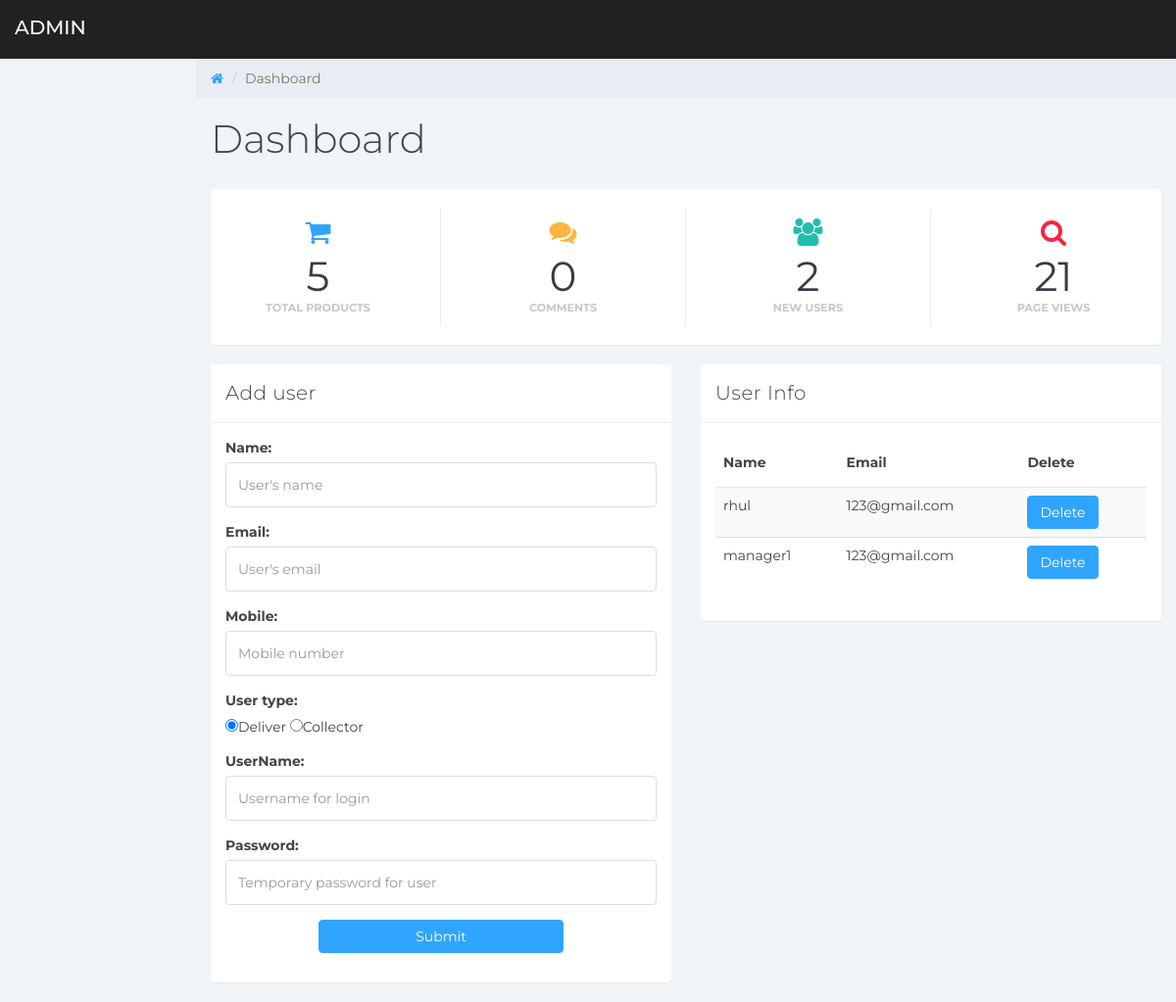
Page /devasom/devasom/employee/driver/users.php on the committed database.
### tables this page shows
CREATE TABLE IF NOT EXISTS `views` (
  `views` int(11) DEFAULT NULL
);

CREATE TABLE IF NOT EXISTS `employee` (
  `id` int(11) NOT NULL AUTO_INCREMENT,
  `name` text,
  `email` text,
  `mobile` text,
  `username` text,
  `password` text,
  `type` text,
  PRIMARY KEY (`id`)
);

### devasom/devasom/employee/driver/users.php (the view, shortened to what this page needs)
<!DOCTYPE html>
<html>
<head>
	<link href="css/bootstrap.min.css" rel="stylesheet">
	<link href="css/font-awesome.min.css" rel="stylesheet">
	<link href="css/datepicker3.css" rel="stylesheet">
	<link href="css/styles.css" rel="stylesheet">
</head>
<body>
	<nav class="navbar navbar-custom navbar-fixed-top" role="navigation">
		<div class="container-fluid">
			<div class="navbar-header">
				<a class="navbar-brand" href="#"><span></span>Admin</a>
			</div>
		</div>
	</nav>
	<div class="col-sm-9 col-sm-offset-3 col-lg-10 col-lg-offset-2 main">
		<div class="row">
			<ol class="breadcrumb">
				<li><a href="#">
					<em class="fa fa-home"></em>
				</a></li>
				<li class="active">Dashboard</li>
			</ol>
		</div>
		<div class="row">
			<div class="col-lg-12">
				<h1 class="page-header">Dashboard</h1>
			</div>
		</div>
		<div class="panel panel-container">
		<?php
			require('details.php');
		?>
		</div>
		<div class="row">
			<div class="col-md-6">
				<div class="panel panel-default">
					<div class="panel-heading">Add user</div>
						<div class="panel-body">
						<form action="adduser.php" method="POST">
							<div class="form-group">
								<label>Name:</label>
							<input type="text" class="form-control" placeholder="User's name" name="uname" required id="uname">
							</div>
							<div class="form-group">
								<label>Email:</label>
							<input type="email" class="form-control" placeholder="User's email" name="uemail" required id="uemail">
							</div>
							<div class="form-group">
								<label>Mobile:</label>
						<input type="text" class="form-control" placeholder="Mobile number" name="umobile" required id="umobile">
							</div>
								<div class="form-group">
								<label>User type:</label><br>
								<input type="radio" name="utype" value="deliver" checked="true">Deliver
								<input type="radio" name="utype" value="collector">Collector
							</div>
						<div class="form-group">
								<label>UserName:</label>
						<input type="text" class="form-control" placeholder="Username for login" name="uusername" required id="uusername">
							</div>
							<div class="form-group">
								<label>Password:</label>
						<input type="text" class="form-control" placeholder="Temporary password for user" name="upassword" required id="upassword">
							</div>
						<div class="form-group">
						<center>
							<input type="submit" class="btn btn-primary" value="Submit" style="width:250px;">
						</center>
						</div>
						</form>
						</div>
				</div>
			</div>
	<div class="col-md-6">
			<div class="panel panel-default">
				<div class="panel-heading">User Info</div>
					<div class="panel-body">
								 <table class="table table-striped">
  								  <thead>
     									 <tr>
    									    <th>Name</th>
       									 <th>Email</th>
       									 <th>Delete</th>
     									 </tr>
   							 </thead>
    							 <tbody>
    							 <?php
    							 		require('database.php');
    							 		$sql4 = "select * from employee";
    							 		$result4 = mysqli_query($conn, $sql4);
    							 		while($row4=mysqli_fetch_array($result4)) {
			    							 echo '<form method="POST" action="deleteuser.php">';
   							 				   echo '<tr>';
	    											   echo '<td>';echo $row4['name'];echo'</td>';
 								             	   echo '<td>';echo $row4['email'];echo'</td>';
      	                        		   echo '<td><button class="btn btn-primary" type="submit" value="';echo $row4['id'];
      	                        		   echo '"name="del"';echo $row4['id'];
      	                        		   echo '">Delete</button>';
      	                        		   echo '</td>';
                              		   echo '</tr>';
                              		   echo '</form>';
                          	    		  }
                          ?>
    						    </tbody>
  								 </table>
					</div>
			</div>
		</div>
	</div>
	</div>
</body>
</html>

### devasom/devasom/employee/driver/details.php
<?php require('database.php');
	$sql="select * from product;";
	$sql2="select views from views;";
	$sql3="select * from employee";
	$result = mysqli_query($conn, $sql);
	$result2 = mysqli_query($conn, $sql2);
	$result3 = mysqli_query($conn, $sql3);
	$row=mysqli_num_rows($result);
	$row2=mysqli_fetch_array($result2);
	$row3=mysqli_num_rows($result3);
?>
<div class="row">
			<div class="col-xs-6 col-md-3 col-lg-3 no-padding">
				<div class="panel panel-teal panel-widget border-right">
					<div class="row no-padding"><em class="fa fa-xl fa-shopping-cart color-blue"></em>
						<div class="large"><?php echo $row; ?></div>
						<div class="text-muted">Total products</div>
					</div>
				</div>
			</div>
			<div class="col-xs-6 col-md-3 col-lg-3 no-padding">
				<div class="panel panel-blue panel-widget border-right">
					<div class="row no-padding"><em class="fa fa-xl fa-comments color-orange"></em>
						<div class="large">0</div>
						<div class="text-muted">Comments</div>
					</div>
				</div>
			</div>
			<div class="col-xs-6 col-md-3 col-lg-3 no-padding">
				<div class="panel panel-orange panel-widget border-right">
					<div class="row no-padding"><em class="fa fa-xl fa-users color-teal"></em>
						<div class="large"><?php echo $row3;  ?></div>
						<div class="text-muted">New Users</div>
					</div>
				</div>
			</div>
			<div class="col-xs-6 col-md-3 col-lg-3 no-padding">
				<div class="panel panel-red panel-widget ">
					<div class="row no-padding"><em class="fa fa-xl fa-search color-red"></em>
						<div class="large"><?php echo $row2['views']; ?></div>
						<div class="text-muted">Page Views</div>
					</div>
				</div>
			</div>
		</div>

### devasom/devasom/employee/driver/css/styles.css (style rules this page uses)
body { background: #f1f4f7; padding-top: 60px; font-size: 14px; color: #444444; font-family: "Montserrat", "Helvetica Neue", Helvetica, Arial, sans-serif; }
a, a:hover, a:focus { color: #30a5ff; }
h1, h2, h3, h4, h5, h6 { color: #444444; }
h1 { font-weight: 300; font-size: 40px; }
.large { font-size: 2em; }
.text-muted { color: #c5c7cc; }
.color-blue { color: #30a5ff; }
.color-teal { color: #1ebfae; }
.color-orange { color: #ffb53e; }
.color-red { color: #f9243f; }
.no-padding { padding: 0; margin: 0; }
.fa-xl { font-size: 2em; }
input.form-control { border: 1px solid #ddd; box-shadow: none; height: 46px; }
.navbar-custom { background: #222; height: 60px; }
.navbar-header .navbar-brand { color: #fff; font-size: 20px; text-transform: uppercase; font-weight: 500; height: 60px; padding-top: 18px; }
.btn-primary, .btn-primary:hover, .btn-primary:focus, .btn-primary:active, .btn-primary.active, .open > .dropdown-toggle.btn-primary, .btn-primary.disabled, .btn-primary[disabled], fieldset[disabled] .btn-primary, .btn-primary.disabled:hover, .btn-primary[disabled]:hover, fieldset[disabled] .btn-primary:hover, .btn-primary.disabled:focus, .btn-primary[disabled]:focus, fieldset[disabled] .btn-primary:focus, .btn-primary.disabled:active, .btn-primary[disabled]:active, fieldset[disabled] .btn-primary:active, .btn-primary.disabled.active, .btn-primary[disabled].active, fieldset[disabled] .btn-primary.active { background-color: #30a5ff; border-color: #30a5ff; }
.panel { border: 0; }
.panel-container { padding-top: 20px; }
.panel-blue { background: #30a5ff; color: #fff; }
.panel-teal { background: #1ebfae; color: #fff; }
.panel-orange { background: #ffb53e; color: #fff; }
.panel-red { background: #f9243f; color: #fff; }
.panel-heading { font-size: 20px; font-weight: 300; letter-spacing: 0.025em; height: 60px; line-height: 38px; }
.panel-default .panel-heading { background: #fff; border-bottom: 1px solid #e9ecf2; color: #444444; }
.panel-widget { padding: 10px 0; position: relative; box-shadow: none; border-radius: 0; background: none; text-align: center; color: #333; }
.panel-widget .text-muted { margin-top: -6px; text-transform: uppercase; font-weight: bold; font-size: 0.8em; }
.panel-widget .large { color: #373b45; font-size: 3em; }
.border-right { border-right: 1px solid #dadbda; }
.panel .border-top, .panel .border-right, .panel .border-bottom, .panel .border-left { border-color: #e9ecf2; }
.navbar { border: 0; }
@media (min-width: 768px) { .navbar-header { width: 100%; } }
.breadcrumb { border-radius: 0; padding: 10px 15px 10px 15px; background: #e9ecf2; margin: 0; }
h1.page-header { margin-top: 20px; border-bottom: 0; }
.table { background: #fff; }
.table > thead > tr > th { border-bottom: 1px solid #e6e7e8; vertical-align: middle; height: 50px; }

### rows in the picture
views: views "21"
employee: name "rhul", email "123@gmail.com", $row4['id'] 7 (drawn)
employee: name "manager1", email "123@gmail.com", $row4['id'] 8 (drawn)

### other values in the picture
$row "5"
$row3 "2"
